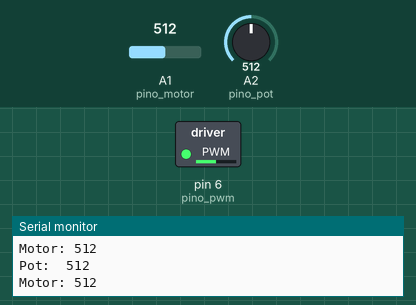
Recording of a sketch running on a simulated Arduino Uno, built with avr-gcc and run on an emulated ATmega328P. Parts: switched loads named in the sketch (green lamp = pin HIGH), the last lines printed to the serial monitor. The inputs (shaded band) are chosen by the test bench; at power-on: A2 (pino_pot) = 512, A1 (pino_motor) = 512.

Above: at 1.2 s.
1.3 s: A2 (pino_pot) set to 716
At 2.0 s:
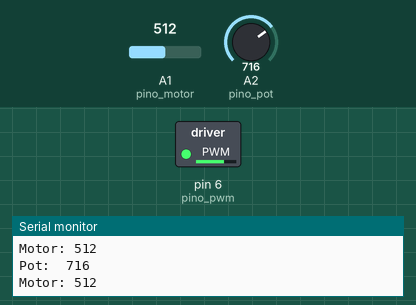
2.8 s: A2 (pino_pot) set to 900
At 3.5 s:
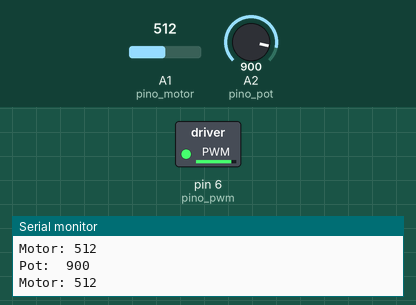
4.3 s: A2 (pino_pot) set to 122
At 5.1 s:
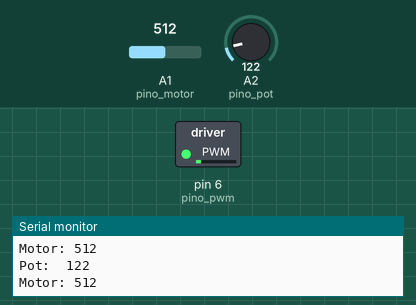
5.8 s: A2 (pino_pot) set to 0
At 6.6 s:
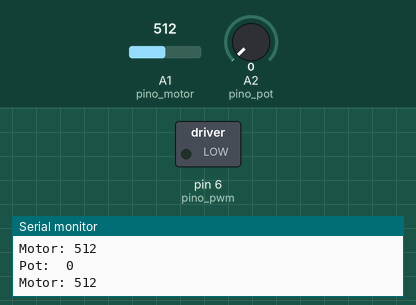
7.3 s: A2 (pino_pot) set to 511
At 8.1 s:
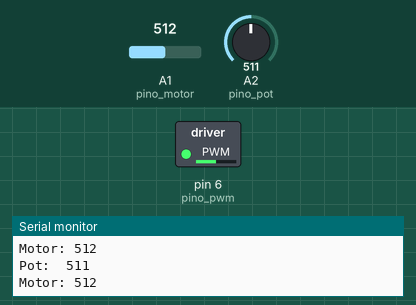
8.8 s: A1 (pino_motor) set to 109
11.8 s: A1 (pino_motor) set to 93
Timing chart, 0 to 14.3 s (numbered marks = the images above; inputs shaded):
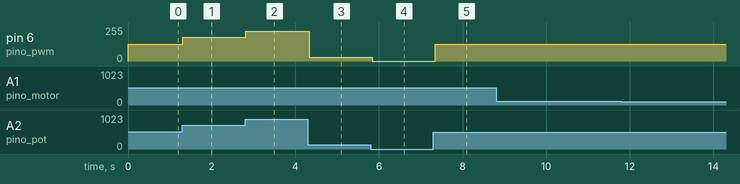

Measured:
- after the input at 1.3 s, pin 6 (pino_pwm): 127/255 → 178/255 at once
- after the input at 2.8 s, pin 6 (pino_pwm): 178/255 → 224/255 at once
- after the input at 4.3 s, pin 6 (pino_pwm): 224/255 → 30/255 at once
- after the input at 5.8 s, pin 6 (pino_pwm): 30/255 → 0/255 at once
- after the input at 7.3 s, pin 6 (pino_pwm): 0/255 → 127/255 after 0.05 s

The sketch:

potenciometro.ino
```cpp
#define pino_pwm	 6
#define pino_pot 	A2
#define pino_motor 	A1

void setup()
{
	Serial.begin(9600);
	pinMode(pino_pwm, OUTPUT);
}

void loop()
{
	int valor_pot   = analogRead(pino_pot);
	int valor_motor = analogRead(pino_motor);

	Serial.print("Pot:  ");
	Serial.println(valor_pot);

	Serial.print("Motor: ");
	Serial.println(valor_motor);

	analogWrite(pino_pwm, map(valor_pot, 0, 1024, 0, 255));
	delay(100);
}
```
